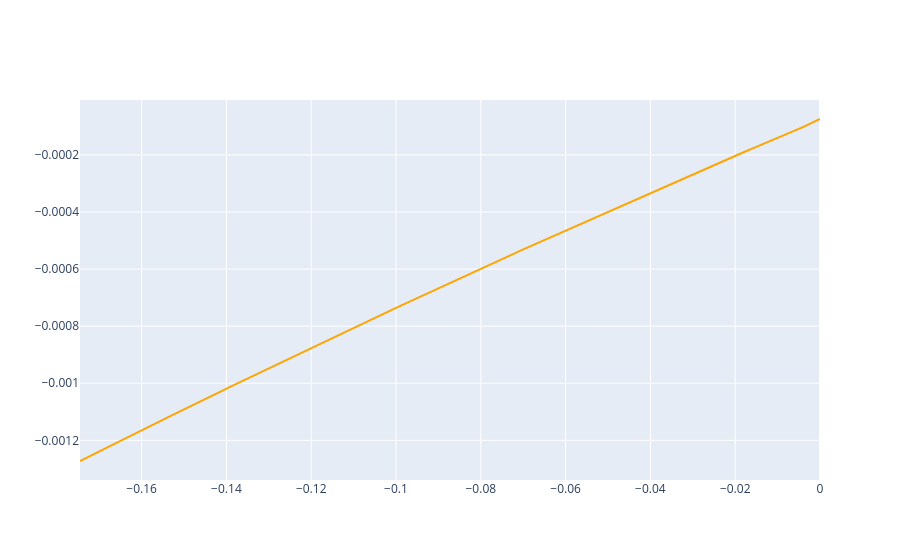

Source (notebook cell):
### Code cell
fig = go.Figure()

fig.add_trace(go.Scatter(x=results_df["roll_angle"], y=results_df["rc_y"], mode='lines', marker=dict(color='red'), name='roll centre location, y'))
fig.add_trace(go.Scatter(x=results_df["roll_angle"], y=results_df["rc_z"], mode='lines', marker=dict(color='orange'), name='roll centre location, z'))

fig.show()
